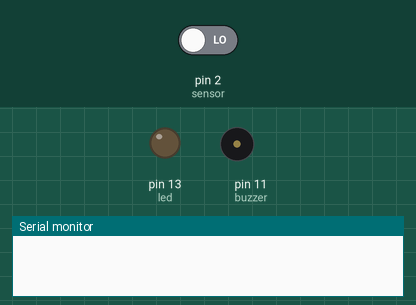
Recording of a sketch running on a simulated Arduino Uno, built with avr-gcc and run on an emulated ATmega328P. Shown: output pins drawn as LEDs (lit = HIGH), buzzer (waves = sounding, pin HIGH), the last lines printed to the serial monitor. The inputs (shaded band) are chosen by the test bench; at power-on: pin 2 (sensor) LOW.

Above: at 1.2 s.
1.3 s: pin 2 (sensor) driven HIGH
At 2.5 s:
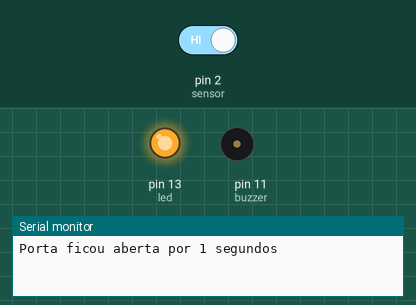
2.8 s: pin 2 (sensor) driven LOW
At 32.07 s:
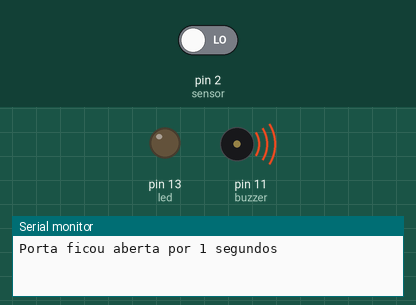
Timing chart, 0 to 33.8 s (numbered marks = the images above; inputs shaded):
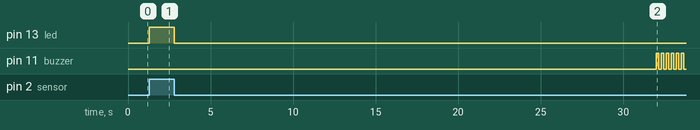

The sketch:

_03_-_30_segundos_para_o_alarme.ino
```cpp
int tempo = 0;
int tempo_max = 30;

int led = 13;
int sensor = 2;
int buzzer = 11;

int ctrl_abre = 0;
int ctrl_fecha = 0;

unsigned long tempo_abrir = 0;
unsigned long tempo_fechar = 0;

void setup() {
  Serial.begin(9600);
  pinMode(buzzer,OUTPUT);
  pinMode(led, OUTPUT);
  pinMode(sensor, INPUT);
}

void loop() {
  if (digitalRead(sensor) == HIGH) {
    digitalWrite(led, HIGH);
    if (ctrl_abre == 0) {
      tempo_fechar = millis();
      ctrl_abre = 1;
      ctrl_fecha = 0;
      Serial.print("Porta ficou aberta por ");
      Serial.print((tempo_fechar - tempo_abrir) / 1000);
      Serial.println(" segundos");
    }
  } else {
    digitalWrite(led, LOW);
    tempo = millis() / 1000;
    if(tempo - (tempo_fechar / 1000) > tempo_max) {
      digitalWrite(buzzer,HIGH);
      delay(150);
      digitalWrite(buzzer,LOW);
      delay(150);
    }
    if (ctrl_fecha == 0) {
      tempo_abrir = millis();
      ctrl_fecha = 1;
      ctrl_abre = 0;
      tempo = 0;
    }
  }
}
```

Measured:
- after the input at 1.3 s, pin 13 (led): LOW → HIGH at once
- after the input at 2.8 s, pin 13 (led): HIGH → LOW at once; pin 11 (buzzer): alternates HIGH for 0.15 s and LOW for 0.15 s, starting after 29.2 s
